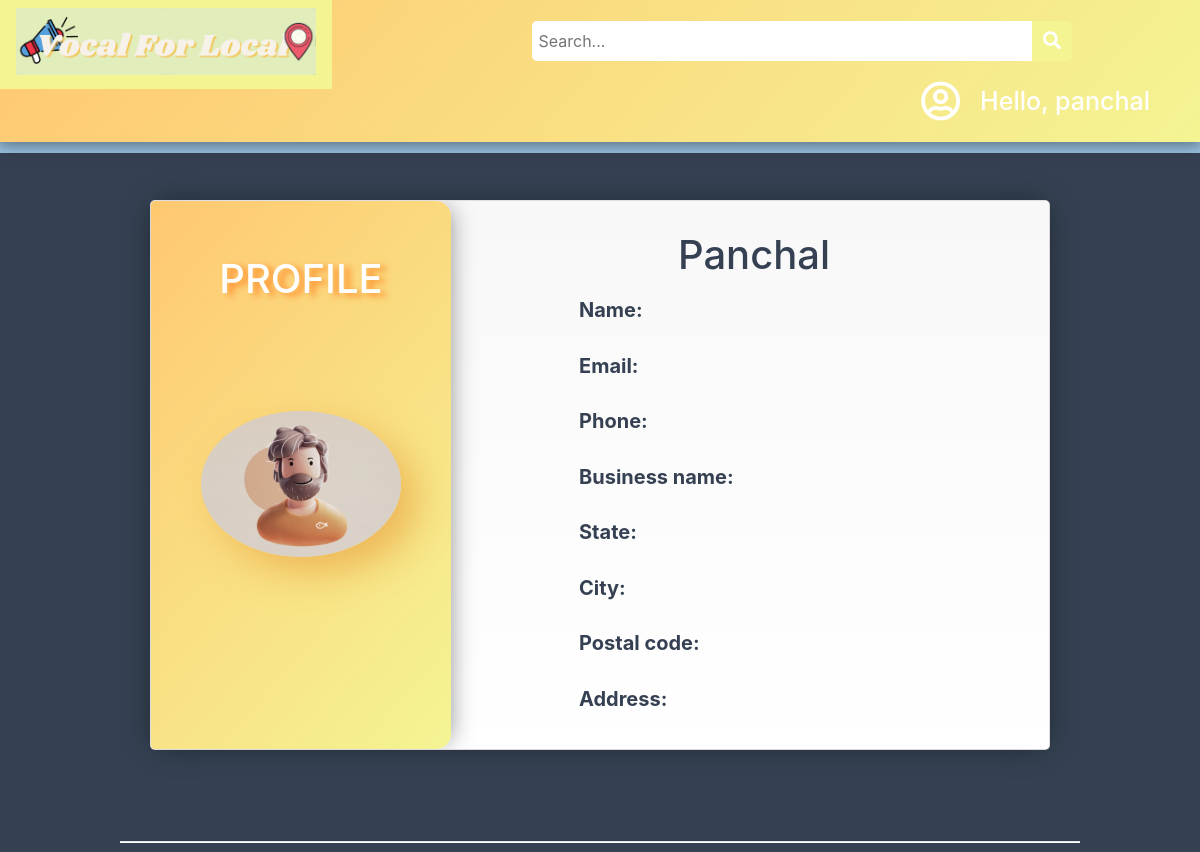
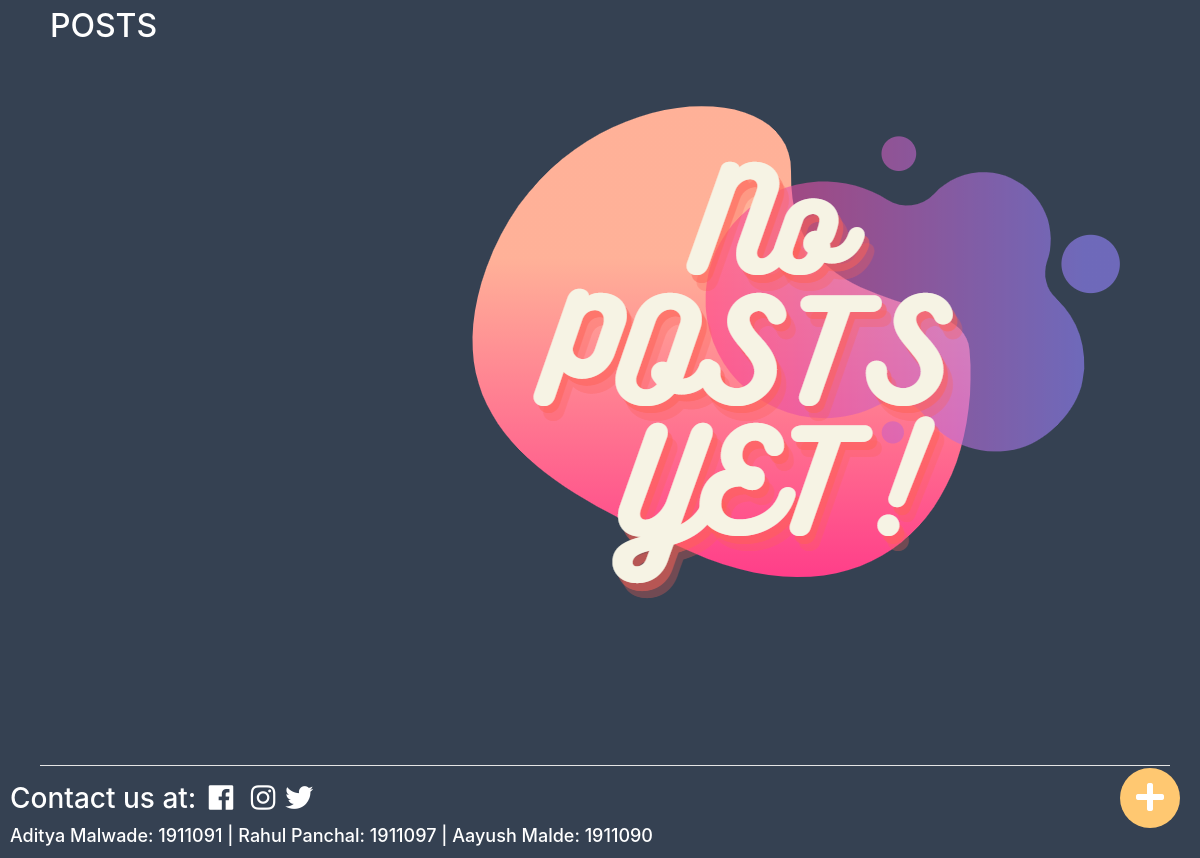
The page /profile/ (signed in) on the database as committed earlier (2 pictures, top to bottom).
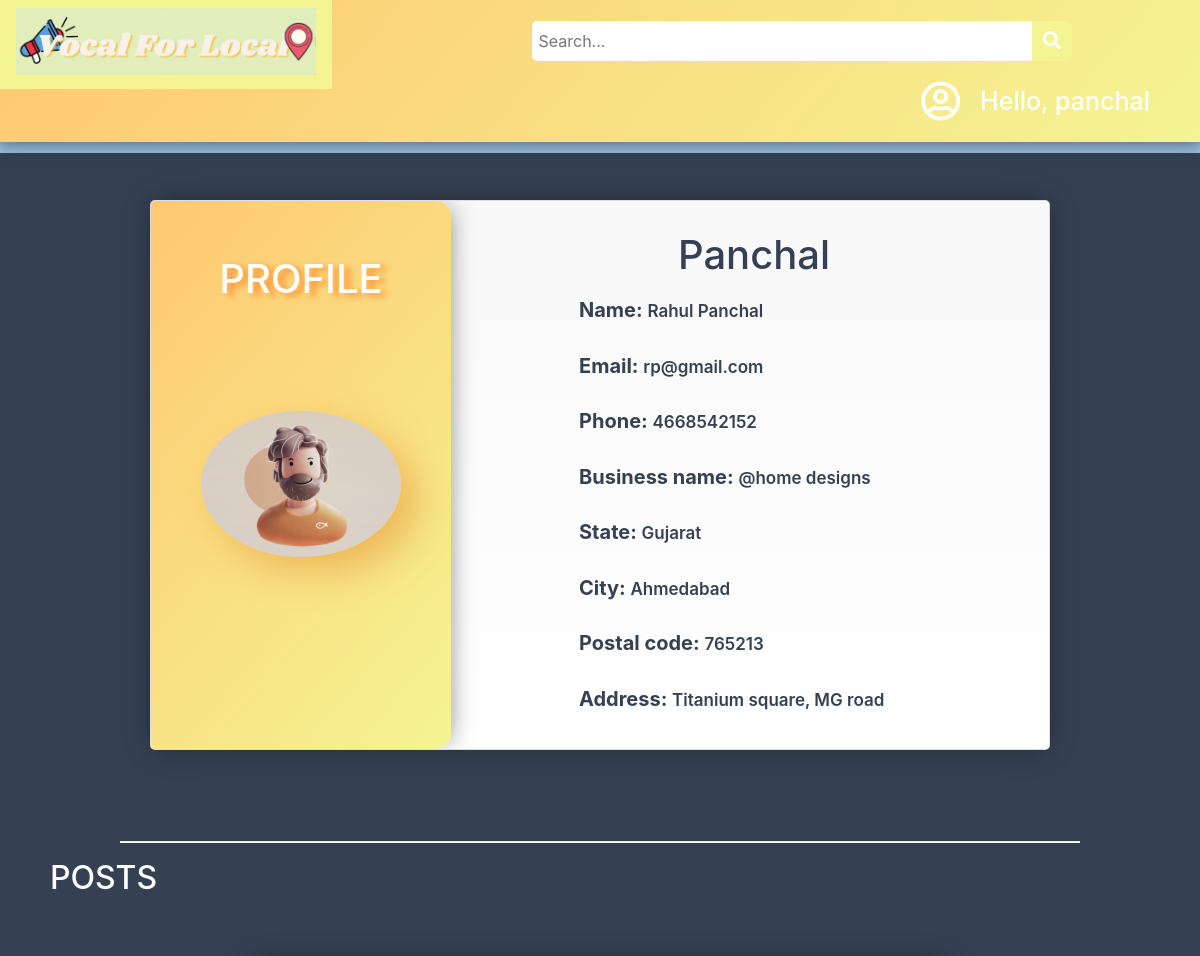
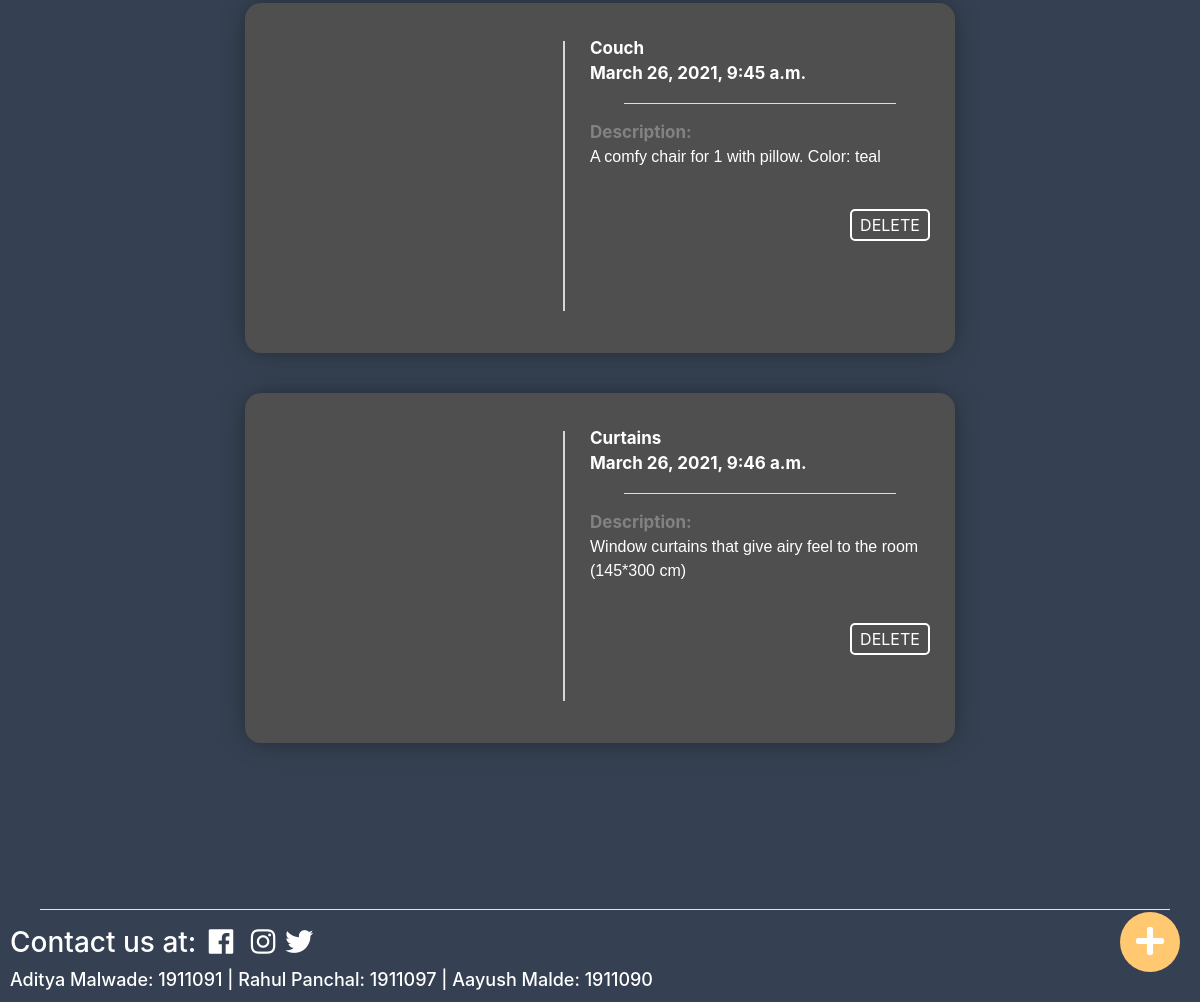
The same page on the database as committed later (2 pictures, top to bottom).
### main/models.py (models this page shows, shortened)
class Customer(models.Model):
    id = models.IntegerField(primary_key=True, null=False)
    name = models.CharField(max_length=100, null=True)
    phone = models.CharField(max_length=10, null=True)
    email = models.CharField(max_length=50, null=True)
    state = models.CharField(max_length=20, null=True)
    postal_code = models.IntegerField(null=True)
    city = models.CharField(max_length=20, null=True)
    address = models.CharField(max_length=100, null=True)
    business_name = models.CharField(max_length=50,null=True)
    date_created = models.DateTimeField(auto_now_add=True, null=True)

class Post(models.Model):
    p_id = models.IntegerField(primary_key=True, null=False)
    name = models.CharField(max_length=50,null=True)
    description = models.CharField(max_length=1000, null=True)
    photo = models.ImageField(upload_to="images/",null=True,verbose_name="")
    owner = models.ForeignKey(Customer, null=True, on_delete= models.CASCADE)
    date_created = models.DateTimeField(auto_now_add=True, null=True)
    category = models.CharField(max_length=100, null=True)
    availability = models.CharField(max_length=20, null=True)
    location = models.CharField(max_length=50, null=True)
    business_name = models.CharField(max_length=50,null=True)
    @property
    def imageURL(self):
        try:
            url = self.photo.url
        except :
            url = ''
        return url

### main/views.py (the view, shortened to what this page needs)
# urls.py: path('profile/',views.profile,name="profile"),
def profile(request):
	if(Customer.objects.filter(pk=request.user.id).exists()):
		user_profile = Customer.objects.get(id = request.user.id)
		user_posts = Post.objects.filter(owner = request.user.id)
		init_dict = {
			"u_name" : user_profile.name,
			"phone" : user_profile.phone,
			"email" : request.user.email,
			"business_name" : user_profile.business_name,
			"state" : user_profile.state,
			"city" : user_profile.city,
			"postal_code" : user_profile.postal_code,
			"address" : user_profile.address,
		}
		form = ProfileForm(initial = init_dict)
		return render(request,'main/profile.html',context={'form':form, 'user_posts':user_posts, 'user_profile':user_profile })
	form = ProfileForm
	return render(request,'main/profile.html',context={'form':form})

### main/forms.py
class ProfileForm(forms.Form):
    u_name = forms.CharField(label='Name', max_length=100,
                             widget=forms.TextInput(attrs={'placeholder': ''}))
    phone = forms.CharField(label='Phone', required=True, max_length=10,
                            widget=forms.TextInput(attrs={'placeholder': ''}))
    email = forms.EmailField(
        widget=forms.EmailInput(attrs={'placeholder': ''}))
    business_name = forms.CharField(
        label='Business Name', max_length=100, widget=forms.TextInput(attrs={'placeholder': ' '}))
    state = forms.CharField(
        label="State", widget=forms.Select(choices=state_choices))
    city = forms.CharField(label='City', max_length=20,
                           widget=forms.TextInput(attrs={'placeholder': ''}))
    postal_code = forms.CharField(
        label="Postal Code", max_length=6, widget=forms.TextInput(attrs={'placeholder': ''}))
    address = forms.CharField(label="Address", max_length=100,
                              widget=forms.TextInput(attrs={'placeholder': ''}))

### main/templates/main/profile.html (shortened to what the changed rows need)
{% load static %}
<!DOCTYPE html>
<html>
<head>
  <link rel="stylesheet" href="https://stackpath.bootstrapcdn.com/bootstrap/4.3.1/css/bootstrap.min.css"
 />
  <link rel="stylesheet" type="text/css" href="{%static '/css/profile.css' %}" />
  <link rel="stylesheet" href="https://use.fontawesome.com/releases/v5.6.1/css/all.css"
 />
</head>
<body style="background-color: #354152;">
  {% if user.is_authenticated %}
  <div class="center">
    <div class="card">
      <div class="additional">
        <div class="user-card">
          <div class="level center">
            <h1>PROFILE</h1>
          </div>
        </div>
            {% load crispy_forms_tags %}
      </div>
      {% if user.is_authenticated %}
      <div class="general" style="overflow:hidden">
        <h1 style="color: #354152; text-transform: capitalize;">{{request.user}}</h1>
        <p>
          <ul style="list-style-type: none; font-size: 17px; color: #354152; font-weight: 600;">
            <li><span style="font-size: 20px; font-weight: bold;">Name:  </span>{{user_profile.name}}</li>
            <br>
            <li><span style="font-size: 20px; font-weight: bold;">Email: </span>{{user_profile.email}}</li>
            <br>
            <li><span style="font-size: 20px; font-weight: bold;">Phone:  </span>{{user_profile.phone}}</li>
            <br>
            <li><span style="font-size: 20px; font-weight: bold;">Business name:  </span>{{user_profile.business_name}}</li>
            <br>
            <li><span style="font-size: 20px; font-weight: bold;">State:  </span>{{user_profile.state}}</li>
            <br>
            <li><span style="font-size: 20px; font-weight: bold;">City:  </span>{{user_profile.city}}</li>
            <br>
            <li><span style="font-size: 20px; font-weight: bold;">Postal code:  </span>{{user_profile.postal_code}}</li>
            <br>
            <li><span style="font-size: 20px; font-weight: bold;">Address:  </span>{{user_profile.address}}</li>
          </ul>
        </p>
      </div>
      {% endif %}
    </div>
  </div>
  <br>
  <br>
  <br>
  <br>
  <br>
  <br>
  <br>
  <br>
  <br>
  <br>
  <br>
  <br>
  <br>
  <br>
  <br>
  <br>
  <br>
  <br>
  <br>
  <br>
  <br>
  <br>
  <br>
  <br>
  <br>
  <br>
  <br>
  <br>
  <div>
    <hr style="width: 80%; height: 0.5px; background-color: white;">
    <h2 style="font: verdana; margin-left: 50px; color: white;">POSTS</h2>
    <br>
    {% if user_posts %}
    <div class="card-container">
      {% for p in user_posts %}
      <div class="cards">
        <header class="article-header">
          <div style="width: 300px; height: 270px; margin-top: 18px; padding-right: 20px;
               border-right: solid rgb(216, 214, 214) 2px; background-image: url({{p.imageURL}});
               background-position: center; background-size: cover;">
          </div>
        </header>
        <div class="author" style="color: white; margin-left: 320px; width: 350px; height: 100%; margin-top: -290px; padding: 5px;" >
          <div class="profile" style="width: 100%; height: fit-content; margin-top: 10px; font-size: 17px; font-weight: bold;">{{p.name}} <p>{{p.date_created}}</p></div>
          <hr style="width: 80%; background-color: whitesmoke;">
          <div class="info">
            <div class="caption" style="font-size: 17px; font-weight: bold;">Description: </div>
            <div class="name" style="overflow-x: hidden; display: flex; flex-direction: row;flex-wrap: wrap; font-family: Verdana, Geneva, Tahoma, sans-serif;">
              {{p.description}}
            </div>
            <button id='delete-btn' type="submit" name="{{p.p_id}}">
              <a href="{% url 'delete_post' %}?p_id={{p.p_id}}" style="text-decoration: none; color: white;">DELETE</a>
            </button>
          </div>
        </div>
      </div>
    {% endfor %}
    </div>
    {% else %}
      <div style="width: 900px; height: 550px;background: url('/static/images/def_post.PNG') no-repeat; margin: 1px  420px;">
      </div>
    {% endif %}
  </div>
  {% endif %}
  <br>
  <br>
  <br>
  <br>
  <br>
</body>
</html>

Rows that differ between the two databases and show on the page:
added Customer: name "Rahul Panchal", email "rp@gmail.com", phone "4668542152", business_name "@home designs", state "Gujarat", city "Ahmedabad", postal_code "765213", address "Titanium square, MG road"
added Post: name "Couch", date_created "March 26, 2021, 9:45 a.m.", description "A comfy chair for 1 with pillow. Color: teal"
added Post: name "Curtains", date_created "March 26, 2021, 9:46 a.m.", description "Window curtains that give airy feel to the room (145*300 cm)"
